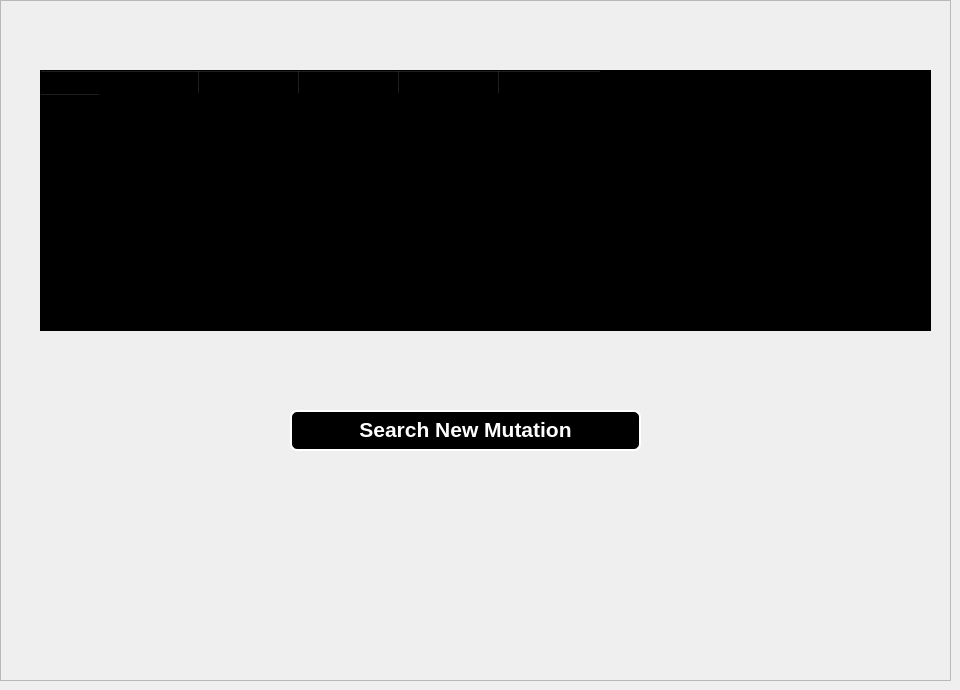
            <widget class="QWidget" name="found_mutation">
             <widget class="QFrame" name="frame_7">
              <property name="geometry">
               <rect>
                <x>0</x>
                <y>0</y>
                <width>951</width>
                <height>681</height>
               </rect>
              </property>
              <property name="sizePolicy">
               <sizepolicy hsizetype="Expanding" vsizetype="Expanding">
                <horstretch>0</horstretch>
                <verstretch>0</verstretch>
               </sizepolicy>
              </property>
              <property name="frameShape">
               <enum>QFrame::StyledPanel</enum>
              </property>
              <property name="frameShadow">
               <enum>QFrame::Raised</enum>
              </property>
              <widget class="QTableWidget" name="tableWidget">
               <property name="geometry">
                <rect>
                 <x>40</x>
                 <y>70</y>
                 <width>891</width>
                 <height>261</height>
                </rect>
               </property>
               <property name="styleSheet">
                <string notr="true">color: rgb(255, 255, );
background-color: rgb(0, 0, 0);</string>
               </property>
               <row>
                <property name="text">
                 <string>New Row</string>
                </property>
               </row>
               <column>
                <property name="text">
                 <string>VoC / Vol</string>
                </property>
                <property name="font">
                 <font>
                  <family>Segoe UI</family>
                  <pointsize>12</pointsize>
                  <weight>75</weight>
                  <bold>true</bold>
                  <stylestrategy>PreferAntialias</stylestrategy>
                 </font>
                </property>
               </column>
               <column>
                <property name="text">
                 <string>Effect on Vaccine</string>
                </property>
                <property name="font">
                 <font>
                  <family>Segoe UI</family>
                  <pointsize>12</pointsize>
                  <weight>75</weight>
                  <bold>true</bold>
                  <stylestrategy>PreferAntialias</stylestrategy>
                 </font>
                </property>
               </column>
               <column>
                <property name="text">
                 <string>Infectiousness</string>
                </property>
                <property name="font">
                 <font>
                  <pointsize>12</pointsize>
                  <weight>75</weight>
                  <bold>true</bold>
                 </font>
                </property>
               </column>
               <column>
                <property name="text">
                 <string>Death Rate</string>
                </property>
                <property name="font">
                 <font>
                  <pointsize>12</pointsize>
                  <weight>75</weight>
                  <bold>true</bold>
                 </font>
                </property>
               </column>
               <column>
                <property name="text">
                 <string>Antibody Rate</string>
                </property>
                <property name="font">
                 <font>
                  <pointsize>12</pointsize>
                  <weight>75</weight>
                  <bold>true</bold>
                 </font>
                </property>
               </column>
               <item row="0" column="0">
                <property name="text">
                 <string>te</string>
                </property>
               </item>
               <item row="0" column="1">
                <property name="text">
                 <string>tet</string>
                </property>
               </item>
               <item row="0" column="2">
                <property name="text">
                 <string>e</string>
                </property>
               </item>
               <item row="0" column="3">
                <property name="text">
                 <string>wew</string>
                </property>
               </item>
               <item row="0" column="4">
                <property name="text">
                 <string>ew</string>
                </property>
               </item>
              </widget>
              <widget class="QPushButton" name="search_mutation_2">
               <property name="geometry">
                <rect>
                 <x>290</x>
                 <y>410</y>
                 <width>351</width>
                 <height>41</height>
                </rect>
               </property>
               <property name="font">
                <font>
                 <pointsize>16</pointsize>
                 <weight>75</weight>
                 <bold>true</bold>
                </font>
               </property>
               <property name="styleSheet">
                <string notr="true">background-color: rgb(0, 0, 0);
color:white;
border:none;
padding-bottom:3px;
border-radius:7px;

border :2px solid ;
border-top-color : white; 
border-left-color :white;
border-right-color :white;
border-bottom-color : white
</string>
               </property>
               <property name="text">
                <string>Search New Mutation</string>
               </property>
              </widget>
             </widget>
            </widget>
